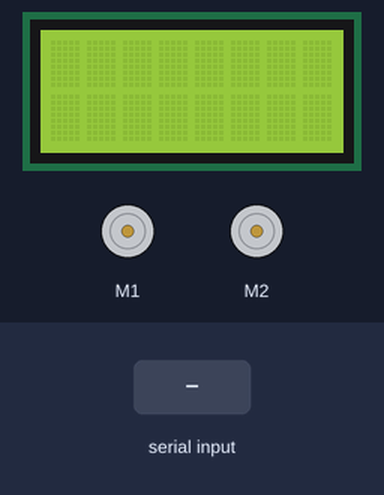
Simulated run of this sketch. Board: Arduino Leonardo, built with avr-gcc and run on an emulated ATmega32U4. On the bench: 2 × DC motor (green arrow = forward, orange = backward, longer = faster), 8×2 character LCD. The inputs (shaded band) are chosen by the test bench. What the sketch prints to the serial monitor is not drawn.

Above: at 1.2 s.
1.3 s: "90 45\n" received over Serial
At 2.4 s:
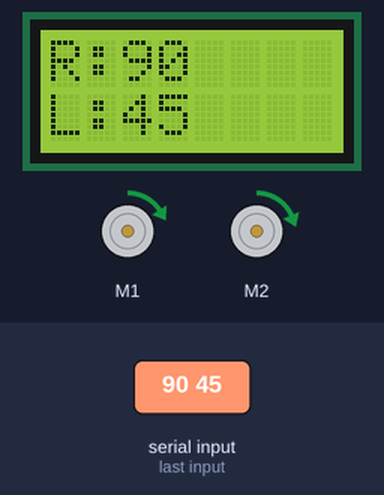
3.1 s: "30 150\n" received over Serial
At 3.25 s:
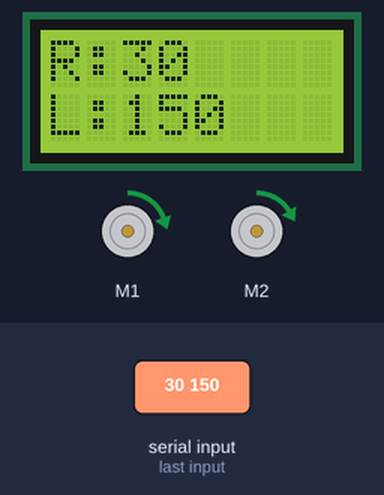
Timing chart, 0 to 10.9 s (numbered marks = the images above; inputs shaded):
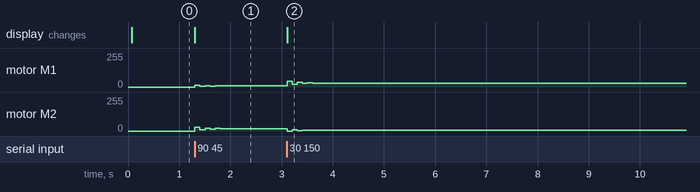

Measured:
- after the input at 3.1 s, motor M1: forward 8/255 → forward 42/255 at once, → forward 22/255 0.10 s later, → forward 34/255 0.10 s later, → forward 27/255 0.10 s later, … (8 changes in this stretch); the display: changes at once (image 2)

The sketch:

Speed_controlled_drive.ino
```cpp
#include <Romi32U4.h>

// Create motor objects for left and right wheels
Romi32U4Motors motors;
Romi32U4Encoders encoders;
Romi32U4LCD lcd; // LCD object for displaying data

// PID control variables
float Kp = 0.5, Ki = 0.0, Kd = 0.0; // Tune these values as necessary
float previousErrorR = 0, integralR = 0;
float previousErrorL = 0, integralL = 0;

int desiredSpeedR = 0;  // Target speed for right wheel (from serial input)
int desiredSpeedL = 0;  // Target speed for left wheel (from serial input)

unsigned long lastSampleTime = 0;
const unsigned long sampleInterval = 100;  // 100 ms sampling time

void setup() {
    Serial.begin(115200);  // Set the baud rate for serial communication
    while (!Serial) {
        // Wait for serial connection
    }

    encoders.init(); // Initialize encoders
    motors.setSpeeds(0, 0);  // Start with motors off

    lcd.clear();  // Clear the LCD at the start
}

void loop() {
    // 1. Check for new serial input
    if (Serial.available() > 0) {
        String input = Serial.readStringUntil('\n');
        parseSerialInput(input);

        // Display the desired speeds on the LCD
        displayDesiredSpeedsOnLCD();
    }

    // 2. Run PID control at the set sampling interval
    if (millis() - lastSampleTime >= sampleInterval) {
        lastSampleTime = millis();
        controlMotors();

        // 3. Get actual speeds from encoders and send over serial
        int actualSpeedR = encoders.getCountsAndResetRight();
        int actualSpeedL = encoders.getCountsAndResetLeft();
        Serial.print(actualSpeedR);
        Serial.print(" ");
        Serial.println(actualSpeedL);
    }
}

// Function to parse the serial input "SpeedR SpeedL"
void parseSerialInput(String input) {
    int spaceIndex = input.indexOf(' ');

    if (spaceIndex != -1) {
        String rightStr = input.substring(0, spaceIndex);
        String leftStr = input.substring(spaceIndex + 1);

        desiredSpeedR = rightStr.toInt();  // Convert string to integer
        desiredSpeedL = leftStr.toInt();   // Convert string to integer
    }
}

// Function to display desired speeds on the LCD
void displayDesiredSpeedsOnLCD() {
    lcd.clear();  // Clear the previous content on the LCD

    // Display desired speed for right wheel on line 1
    lcd.gotoXY(0, 0);  // Move to the first line
    lcd.print("R:");
    lcd.print(desiredSpeedR);

    // Display desired speed for left wheel on line 2
    lcd.gotoXY(0, 1);  // Move to the second line
    lcd.print("L:");
    lcd.print(desiredSpeedL);
}

// PID control for both motors
void controlMotors() {
    // 1. Calculate current speeds (encoder counts per sampling interval)
    int actualSpeedR = encoders.getCountsRight();
    int actualSpeedL = encoders.getCountsLeft();

    // 2. Right wheel PID
    float errorR = desiredSpeedR - actualSpeedR;
    integralR += errorR * (sampleInterval / 1000.0);
    float derivativeR = (errorR - previousErrorR) / (sampleInterval / 1000.0);
    float outputR = (Kp * errorR) + (Ki * integralR) + (Kd * derivativeR);
    previousErrorR = errorR;

    // 3. Left wheel PID
    float errorL = desiredSpeedL - actualSpeedL;
    integralL += errorL * (sampleInterval / 1000.0);
    float derivativeL = (errorL - previousErrorL) / (sampleInterval / 1000.0);
    float outputL = (Kp * errorL) + (Ki * integralL) + (Kd * derivativeL);
    previousErrorL = errorL;

    // 4. Apply the PID output as PWM efforts to the motors
    motors.setSpeeds(constrain(outputL, -255, 255), constrain(outputR, -255, 255));
    // motors.setSpeeds(desiredSpeedR, desiredSpeedR);
}
```
